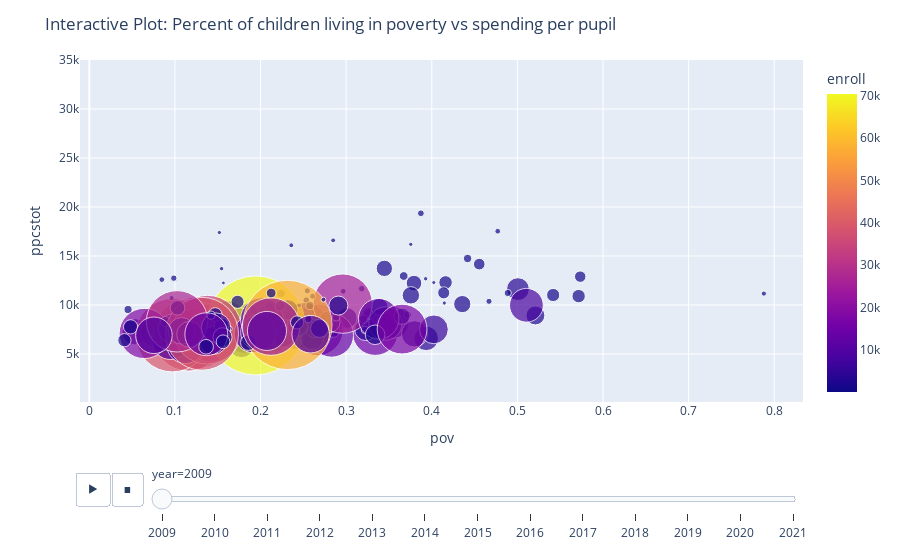

The notebook cell this image was saved under:
### Code cell
#We will use a boolean to create a "state" variable, let's look at AZ
df_state = df[df['stabbr'] == "AZ"]

# Create an interactive scatter plot
fig = px.scatter(df_state,
                 x="pov",
                 y="ppcstot",
                 size="enroll",
                 size_max=70,
                 animation_frame="year",         # This will allow us to animate by year
                 animation_group="district",      # This plots each district separately
                 color="enroll",                  # # Both the color and size of the bubblues will reference the total enrollment of each district
                 hover_name="district",
                 range_y=[100,35000])

# Customize and show the plot
fig.update_layout(title='Interactive Plot: Percent of children living in poverty vs spending per pupil')
fig.show()

### Figure 1 — Plotly figure (JSON) as saved in the notebook; plotly's stock layout.template omitted (floating-point values rounded to 4 significant figures; data arrays with more than 128 entries replaced by an {"elided": "..."} marker saying what was removed)
{"data": [{"hovertemplate": "<b>%{hovertext}</b><br><br>year=2009<br>pov=%{x}<br>ppcstot=%{y}<br>enroll=%{marker.color}<extra></extra>", "hovertext": {"elided": "180 str values"}, "ids": {"elided": "180 str values"}, "legendgroup": "", "marker": {"color": {"elided": "180 int values"}, "coloraxis": "coloraxis", "size": {"elided": "180 int values"}, "sizemode": "area", "sizeref": 14.36, "symbol": "circle"}, "mode": "markers", "name": "", "orientation": "v", "showlegend": false, "type": "scatter", "x": {"elided": "180 float values"}, "xaxis": "x", "y": {"elided": "180 int values"}, "yaxis": "y"}], "layout": {"coloraxis": {"colorbar": {"title": {"text": "enroll"}}, "colorscale": [[0, "#0d0887"], [0.1111, "#46039f"], [0.2222, "#7201a8"], [0.3333, "#9c179e"], [0.4444, "#bd3786"], [0.5556, "#d8576b"], [0.6667, "#ed7953"], [0.7778, "#fb9f3a"], [0.8889, "#fdca26"], [1, "#f0f921"]]}, "legend": {"itemsizing": "constant", "tracegroupgap": 0}, "margin": {"t": 60}, "sliders": [{"active": 0, "currentvalue": {"prefix": "year="}, "len": 0.9, "pad": {"b": 10, "t": 60}, "steps": [{"args": [["2009"], {"frame": {"duration": 0, "redraw": false}, "fromcurrent": true, "mode": "immediate", "transition": {"duration": 0, "easing": "linear"}}], "label": "2009", "method": "animate"}, {"args": [["2010"], {"frame": {"duration": 0, "redraw": false}, "fromcurrent": true, "mode": "immediate", "transition": {"duration": 0, "easing": "linear"}}], "label": "2010", "method": "animate"}, {"args": [["2011"], {"frame": {"duration": 0, "redraw": false}, "fromcurrent": true, "mode": "immediate", "transition": {"duration": 0, "easing": "linear"}}], "label": "2011", "method": "animate"}, {"args": [["2012"], {"frame": {"duration": 0, "redraw": false}, "fromcurrent": true, "mode": "immediate", "transition": {"duration": 0, "easing": "linear"}}], "label": "2012", "method": "animate"}, {"args": [["2013"], {"frame": {"duration": 0, "redraw": false}, "fromcurrent": true, "mode": "immediate", "transition": {"duration": 0, "easing": "linear"}}], "label": "2013", "method": "animate"}, {"args": [["2014"], {"frame": {"duration": 0, "redraw": false}, "fromcurrent": true, "mode": "immediate", "transition": {"duration": 0, "easing": "linear"}}], "label": "2014", "method": "animate"}, {"args": [["2015"], {"frame": {"duration": 0, "redraw": false}, "fromcurrent": true, "mode": "immediate", "transition": {"duration": 0, "easing": "linear"}}], "label": "2015", "method": "animate"}, {"args": [["2016"], {"frame": {"duration": 0, "redraw": false}, "fromcurrent": true, "mode": "immediate", "transition": {"duration": 0, "easing": "linear"}}], "label": "2016", "method": "animate"}, {"args": [["2017"], {"frame": {"duration": 0, "redraw": false}, "fromcurrent": true, "mode": "immediate", "transition": {"duration": 0, "easing": "linear"}}], "label": "2017", "method": "animate"}, {"args": [["2018"], {"frame": {"duration": 0, "redraw": false}, "fromcurrent": true, "mode": "immediate", "transition": {"duration": 0, "easing": "linear"}}], "label": "2018", "method": "animate"}, {"args": [["2019"], {"frame": {"duration": 0, "redraw": false}, "fromcurrent": true, "mode": "immediate", "transition": {"duration": 0, "easing": "linear"}}], "label": "2019", "method": "animate"}, {"args": [["2020"], {"frame": {"duration": 0, "redraw": false}, "fromcurrent": true, "mode": "immediate", "transition": {"duration": 0, "easing": "linear"}}], "label": "2020", "method": "animate"}, {"args": [["2021"], {"frame": {"duration": 0, "redraw": false}, "fromcurrent": true, "mode": "immediate", "transition": {"duration": 0, "easing": "linear"}}], "label": "2021", "method": "animate"}], "x": 0.1, "xanchor": "left", "y": 0, "yanchor": "top"}], "title": {"text": "Interactive Plot: Percent of children living in poverty vs spending per pupil"}, "updatemenus": [{"buttons": [{"args": [null, {"frame": {"duration": 500, "redraw": false}, "fromcurrent": true, "mode": "immediate", "transition": {"duration": 500, "easing": "linear"}}], "label": "&#9654;", "method": "animate"}, {"args": [[null], {"frame": {"duration": 0, "redraw": false}, "fromcurrent": true, "mode": "immediate", "transition": {"duration": 0, "easing": "linear"}}], "label": "&#9724;", "method": "animate"}], "direction": "left", "pad": {"r": 10, "t": 70}, "showactive": false, "type": "buttons", "x": 0.1, "xanchor": "right", "y": 0, "yanchor": "top"}], "xaxis": {"anchor": "y", "domain": [0, 1], "title": {"text": "pov"}}, "yaxis": {"anchor": "x", "domain": [0, 1], "range": [100, 35000], "title": {"text": "ppcstot"}}}}
